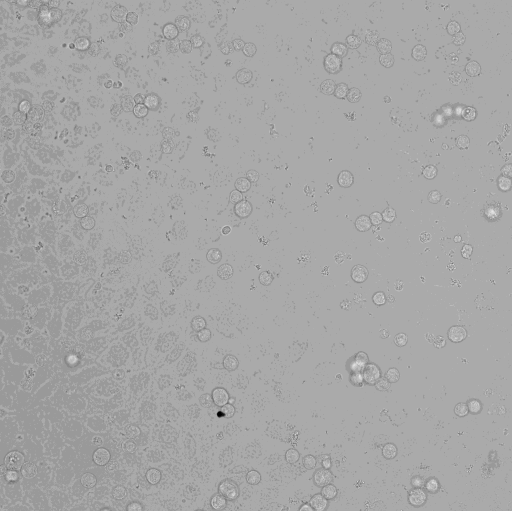
#> input picture data/raw/field104_brightfield.tif, 1024 x 1022 px (shown at 1/2 size)
$ python export_bf_example.py
#> lines starting #> are read from the running program, lines starting #| are printed output that depends on the picture
"""Export the BF / Pix2Pix / ground-truth crops used in panels A and B (linear display only, no processing)."""
import numpy as np
import tifffile
from PIL import Image
from scipy import ndimage as ndi
from skimage.segmentation import find_boundaries

from common.paths import RAW as U
OFF = 1  # 1024-row Pix2Pix files carry one padded row at the top (DAPI cross-correlation peak at a 1-row shift)
bf = tifffile.imread(U + "field104_brightfield.tif").astype(np.float64)                 # 1022 x 1024, 0.649614 um/px
#> bf: shape (1022, 1024) float64; min 151, max 4009, mean 2615.1
gt_d = tifffile.imread(U + "field104_dapi.tif").astype(np.float64)           # acquired DAPI
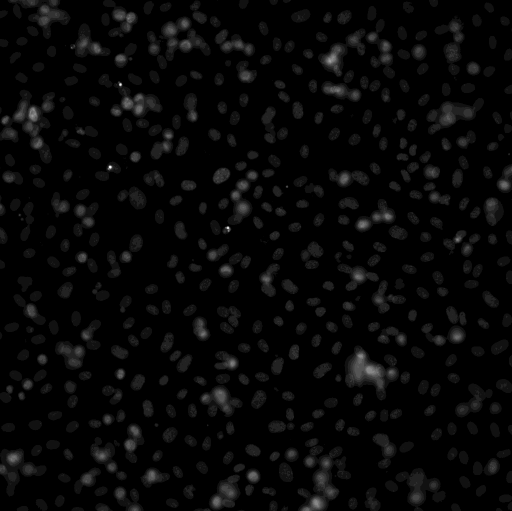
#> input picture data/raw/field104_dapi.tif, 1024 x 1022 px (shown at 1/2 size)
#> gt_d: shape (1022, 1024) float64; min 48, max 4095, mean 224.9
gt_p = tifffile.imread(U + "field104_pecam1.tif").astype(np.float64)          # acquired PECAM
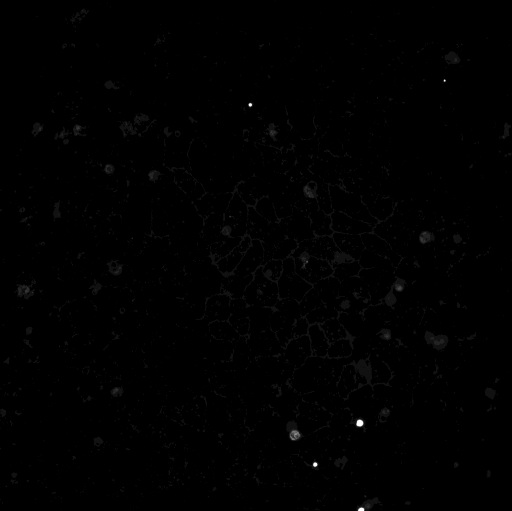
#> input picture data/raw/field104_pecam1.tif, 1024 x 1022 px (shown at 1/2 size)
#> gt_p: shape (1022, 1024) float64; min 78, max 4095, mean 180.7
#> (the run stopped early here; a loop or call above may not have finished)
